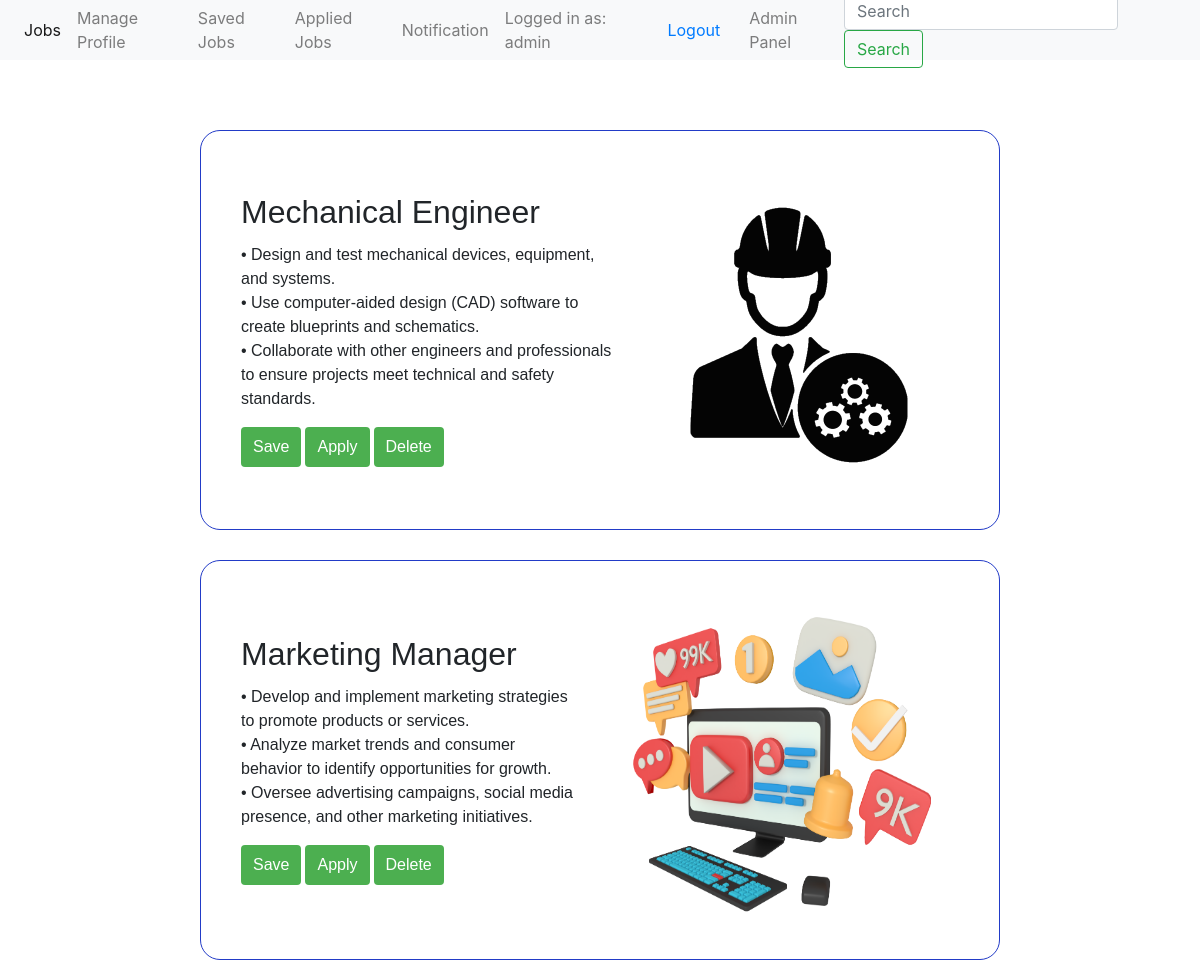
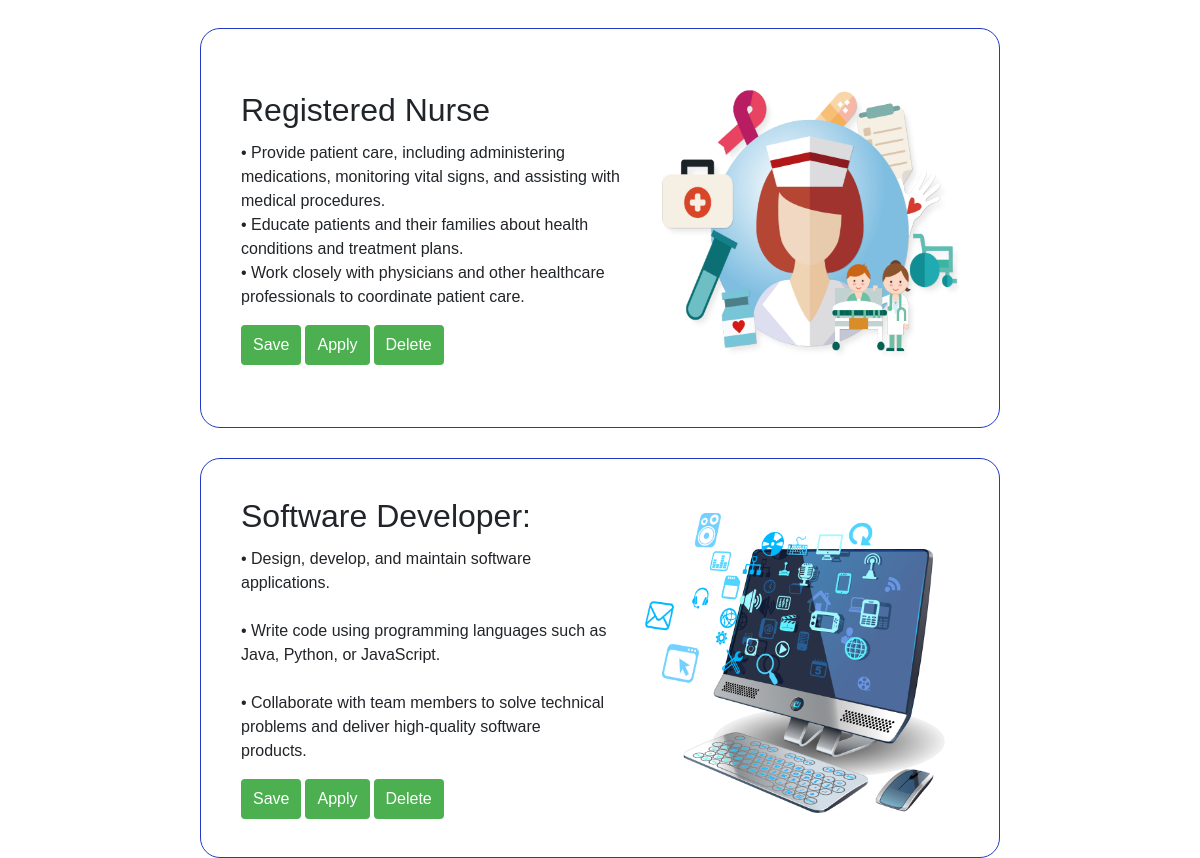
The app's page / (signed in) with its own data (2 pictures, top to bottom).
### maincode/models.py (models this page shows, shortened)
class Job(models.Model):
    job_title = models.CharField(max_length=100)
    job_description = models.TextField()
    photo = models.ImageField(upload_to='job_photos/', null=True, blank=True)

### maincode/views.py (the view)
# urls.py: 2. Add a URL to urlpatterns:  path('', views.home, name='home')
def home(request):
    if request.user.is_authenticated:
        data = Job.objects.all().order_by('-id')
        return render(request, 'base/home.html', {'data': data})
    else:
        return redirect('login')

### templates/base/home.html (shortened to what this page needs)
{% extends '../base/base.html' %}
{% block content %}
<div class="feed-container">
  {% for jobs in data %}
  <div class="card">
    <div class="card-content">
      <h2 class="card-title">{{ jobs.job_title }}</h2>
      <p class="card-description">{{ jobs.job_description }}</p>
      <div class="button-container">
        <form method="post" action="{% url 'save_home_data' %}">
          <button type="submit" class="save-btn">Save</button>
        </form>
        <form method="post" action="{% url 'apply_home_data' %}">
          <button type="submit" class="apply-btn">Apply</button>
        </form>
        {% if user.is_superuser %}
        <form method="post" action="{% url 'delete_home_data' jobs.id %}">
          <button type="submit" class="delete-btn">Delete</button>
        </form>
        {% endif %}
      </div>
    </div>
    <div class="card-image-container">
      {% if jobs.photo %}
      <img class="card-image" src="{{ jobs.photo.url }}" alt="{{ jobs.job_title }}">
      {% else %}
      <p>No Photo Available</p>
      {% endif %}
    </div>
  </div>
  {% endfor %}
</div>
{% endblock %}

### templates/base/base.html (shortened to what this page needs)
<!DOCTYPE html>
<html lang="en">
<head>
  <link rel="stylesheet" href="https://stackpath.bootstrapcdn.com/bootstrap/4.5.2/css/bootstrap.min.css">
</head>
<body>
  {% block navbar %}
            <nav class="navbar navbar-expand-lg navbar-light bg-light fixed-top d-flex justify-content-between align-items-center"
              style="height: 60px;">
              <div class="collapse navbar-collapse" id="navbarSupportedContent">
                <ul class="navbar-nav ml-auto d-flex align-items-center">
                  <li class="nav-item active">
                    <a class="nav-link" href="{% url 'home' %}">Jobs <span class="sr-only">(current)</span></a>
                  </li>
                  <li class="nav-item">
                    <a class="nav-link" href="{% url 'manage_profile' %}">Manage Profile</a>
                  </li>
                  <li class="nav-item">
                    <a class="nav-link" href= "{% url 'save_home_data' %}">Saved Jobs</a>
                  </li>
                  <li class="nav-item">
                    <a class="nav-link" href="{% url 'apply_home_data' %}">Applied Jobs</a>
                  </li>
                  <li class="nav-item">
                    <a class="nav-link" href="{% url 'notificationpage' %}">Notification</a>
                  </li>
                  <li class="nav-item d-flex align-items-center">
                    {% if user.is_authenticated %}
                    <a class="nav-link" href="#">Logged in as: {{ user.username }}</a>
                    <form class="nav-link" action="{% url 'logout' %}" method="post">
                      <button type="submit" class="btn btn-link">Logout</button>
                    </form>
                    {% else %}
                    <p class="nav-link">You are not logged in</p>
                    <a href="{% url 'login' %}" class="nav-link">Log In</a>
                    {% endif %}
                  </li>
                  <li class="nav-item">
                    {% if user.is_superuser %}
                    <a class="nav-link" href="{% url 'addjobs' %}">Admin Panel</a>
                    {% endif %}
                  </li>
                </ul>
                <form class="form-inline my-2 my-lg-0">
                  <input class="form-control mr-sm-2" type="search" placeholder="Search" aria-label="Search">
                  <button class="btn btn-outline-success my-2 my-sm-0" type="submit">Search</button>
                </form>
              </div>
            </nav>
   {% endblock %}
            {% block content %}
            {% endblock %}
</body>
</html>

### templates/base/home.html (style rules this page uses)
.feed-container { display: flex; flex-direction: row; flex-wrap: wrap; border-color: #e30e0e; margin-left: 200px; margin-right: 200px; margin-top: 100px; }
.card { border-color: #223bc7; border-radius: 20px; display: flex; flex-direction: row; margin-top: 30px; align-items: center; height: 400px; width: 1300px; align-items: center; }
.card-content { padding-left: 40px; padding-right: 15px; font-family: Verdana, Geneva, Tahoma, sans-serif; font-size: medium; }
.card-title, .card-description { white-space: pre-line; }
.card-image-container { height: 250px; width: 700px; margin-right: 30px; margin-top: -30px; display: flex; margin-top: 10px; justify-content: center; align-items: center; }
.card-image { height: 300px; width: 300px; }
.button-container { display: flex; gap: 4px; }
.button-container button { background-color: #4CAF50; border: none; color: white; padding: 8px 12px; text-align: center; text-decoration: none; cursor: pointer; border-radius: 4px; transition: background-color 0.3s ease; }

### records on screen
Job: job_title "Mechanical Engineer", job_description "• Design and test mechanical devices, equipment, and systems. • Use computer-aided design (CAD) software to create blueprints and schematics. • Collaborate with other engineers and professionals to ensure projects meet technical and safety standards.", photo (picture)
Job: job_title "Marketing Manager", job_description "• Develop and implement marketing strategies to promote products or services. • Analyze market trends and consumer behavior to identify opportunities for growth. • Oversee advertising campaigns, social media presence, and other marketing initiatives.", photo (picture)
Job: job_title "Registered Nurse", job_description "• Provide patient care, including administering medications, monitoring vital signs, and assisting with medical procedures. • Educate patients and their families about health conditions and treatment plans. • Work closely with physicians and other healthcare professionals to coordinate patient care.", photo (picture)
Job: job_title "Software Developer:", job_description "• Design, develop, and maintain software applications. • Write code using programming languages such as Java, Python, or JavaScript. • Collaborate with team members to solve technical problems and deliver high-quality software products.", photo (picture)

### other values on screen
{{ user.username }} "admin"
